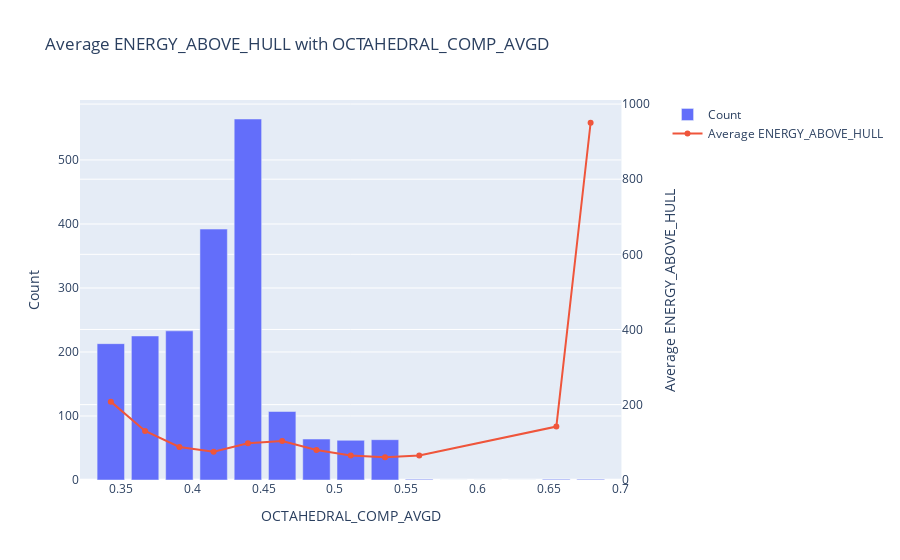

Notebook code cell kept with this figure:
### Markdown cell above
The plot below shows the average $E_{hull}$ with respect to $\mu$, superimposed on the histogram of $\mu$. As can be seen, $\mu$ of the perovskites has a left skew. Interestingly, the average $E_{hull}$ stays steady with $\mu$.

### Code cell
histogram_w_avg(15, "OCTAHEDRAL_COMP_AVGD", "ENERGY_ABOVE_HULL")

### Figure 1 — Plotly figure (JSON) as saved in the notebook; plotly's stock layout.template omitted (floating-point values rounded to 4 significant figures)
{"data": [{"name": "Count", "type": "bar", "x": [0.3429, 0.3669, 0.3909, 0.4149, 0.439, 0.463, 0.487, 0.5111, 0.5351, 0.5591, 0.5832, 0.6072, 0.6312, 0.6553, 0.6793], "xaxis": "x", "y": [213, 225, 233, 392, 564, 107, 64, 62, 63, 1, 0, 0, 0, 1, 1], "yaxis": "y"}, {"connectgaps": true, "name": "Average ENERGY_ABOVE_HULL", "type": "scatter", "x": [0.3429, 0.3669, 0.3909, 0.4149, 0.439, 0.463, 0.487, 0.5111, 0.5351, 0.5591, 0.5832, 0.6072, 0.6312, 0.6553, 0.6793], "xaxis": "x", "y": [208.0, 129.8, 87.43, 74.61, 97.06, 103.4, 79.32, 64.8, 59.95, 64.5, null, null, null, 141.7, 950.2], "yaxis": "y2"}], "layout": {"title": {"text": "Average ENERGY_ABOVE_HULL with OCTAHEDRAL_COMP_AVGD"}, "xaxis": {"anchor": "y", "domain": [0, 0.94], "title": {"text": "OCTAHEDRAL_COMP_AVGD"}}, "yaxis": {"anchor": "x", "domain": [0, 1], "title": {"text": "Count"}}, "yaxis2": {"anchor": "x", "overlaying": "y", "side": "right", "title": {"text": "Average ENERGY_ABOVE_HULL"}}}}
